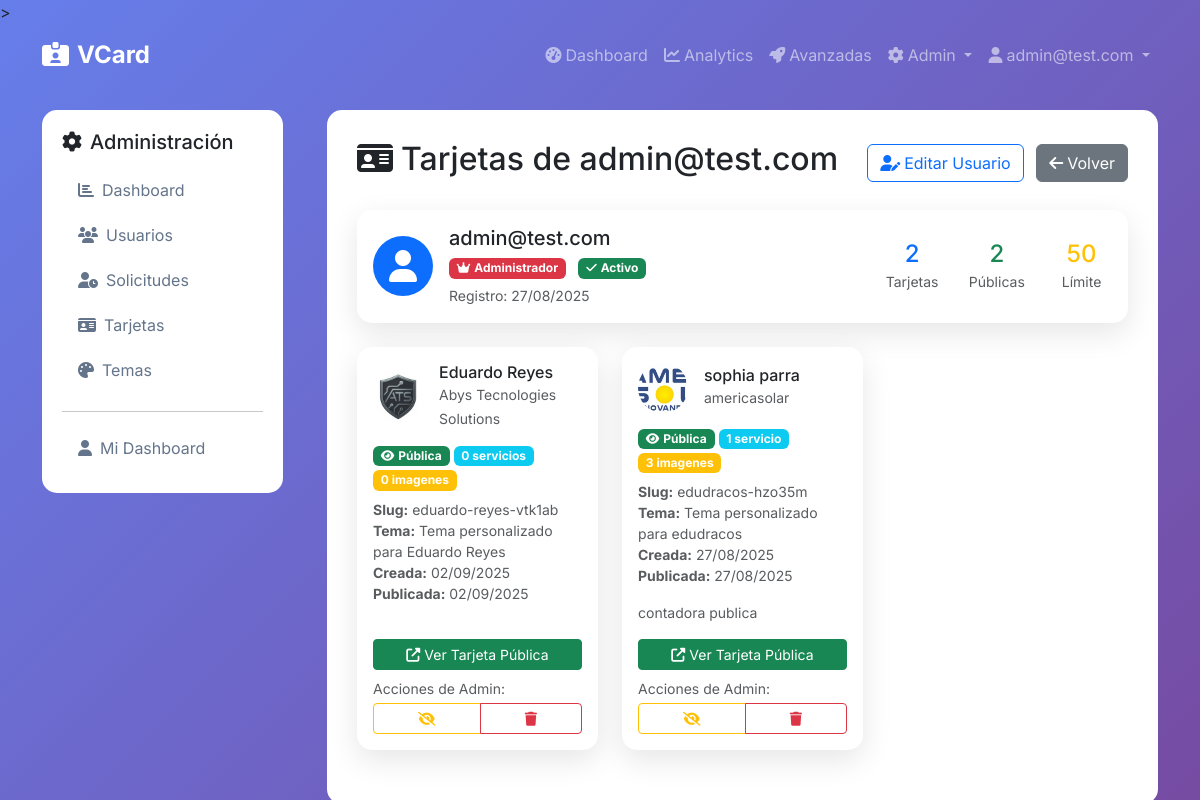
Before: /admin/users/1/cards (signed in) with the older database file.
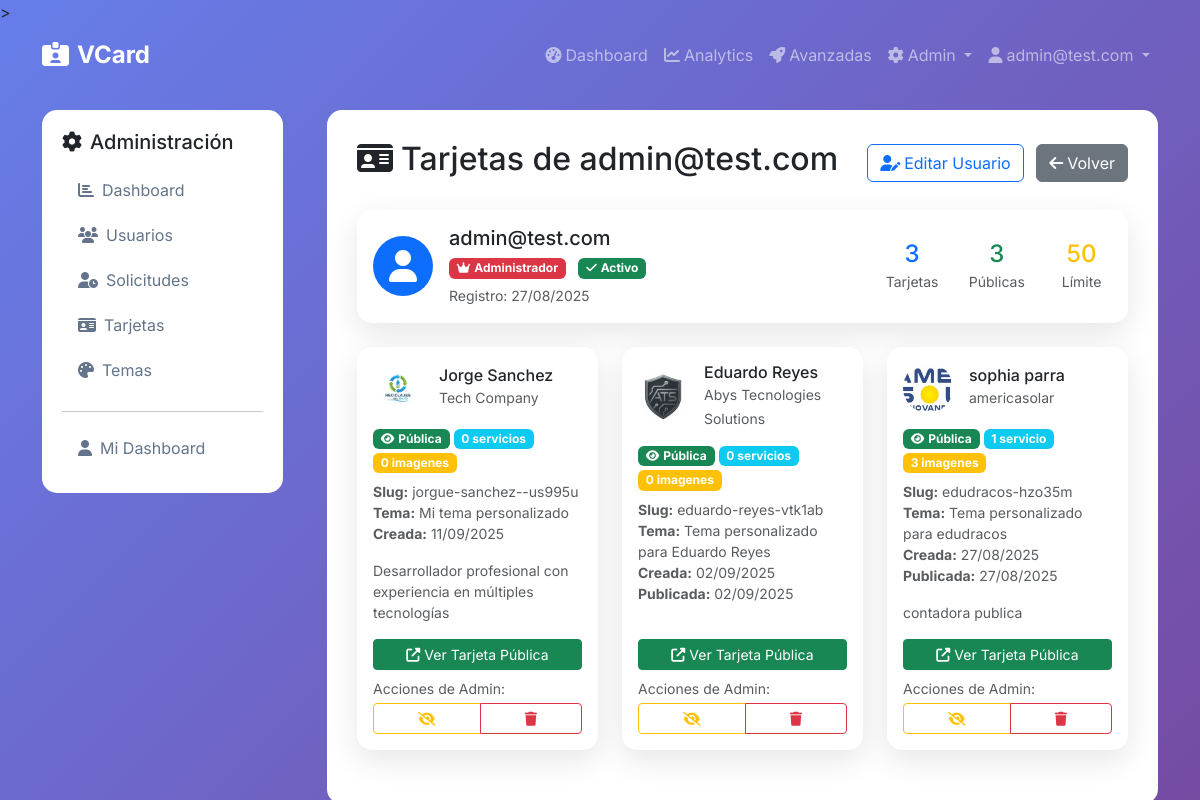
After: the same page with the newer database file.
### app/models.py (models this page shows, shortened)
class Card(db.Model):
    id = db.Column(db.Integer, primary_key=True)
    owner_id = db.Column(db.Integer, db.ForeignKey('user.id'), nullable=False)
    slug = db.Column(db.String(100), unique=True, nullable=False, index=True)
    title = db.Column(db.String(200))  # e.g., "Lourdes Arellano - Salón & Spa"
    name = db.Column(db.String(100), nullable=False)
    job_title = db.Column(db.String(200))
    company = db.Column(db.String(200))
    phone = db.Column(db.String(20))
    email_public = db.Column(db.String(120))
    website = db.Column(db.String(255))
    location = db.Column(db.String(255))
    bio = db.Column(db.Text)
    theme_id = db.Column(db.Integer, db.ForeignKey('theme.id'), nullable=False)
    is_public = db.Column(db.Boolean, default=True, nullable=False)
    published_at = db.Column(db.DateTime)
    avatar_path = db.Column(db.String(255))  # Legacy - kept for backward compatibility
    avatar_square_path = db.Column(db.String(255))  # Square version for circle/rounded/square
    avatar_rect_path = db.Column(db.String(255))   # Rectangular version for rectangle shape
    created_at = db.Column(db.DateTime, default=now_utc_for_db)
    updated_at = db.Column(db.DateTime, default=now_utc_for_db, onupdate=now_utc_for_db)
    instagram = db.Column(db.String(255))
    whatsapp_country = db.Column(db.String(10))  # Country code for WhatsApp (e.g., '+34')
    whatsapp = db.Column(db.String(20))  # Phone number without country code
    custom_layout = db.Column(db.Text)  # Store custom layout JSON from visual editor
    facebook = db.Column(db.String(255))
    linkedin = db.Column(db.String(255))
    twitter = db.Column(db.String(255))
    youtube = db.Column(db.String(255))
    tiktok = db.Column(db.String(255))
    telegram = db.Column(db.String(255))
    snapchat = db.Column(db.String(255))
    pinterest = db.Column(db.String(255))
    github = db.Column(db.String(255))
    behance = db.Column(db.String(255))
    dribbble = db.Column(db.String(255))
    primary_social_networks = db.Column(db.Text)
    services = db.relationship('Service', backref='card', lazy='dynamic', cascade='all, delete-orphan')
    products = db.relationship('Product', backref='card', lazy='dynamic', cascade='all, delete-orphan')
    gallery_items = db.relationship('GalleryItem', backref='card', lazy='dynamic', cascade='all, delete-orphan')
    def get_public_url(self):
        return f"/c/{self.slug}"

class Theme(db.Model):
    id = db.Column(db.Integer, primary_key=True)
    name = db.Column(db.String(100), nullable=False)
    template_name = db.Column(db.String(50), default='classic')  # template file name (classic, mobile, elegant, etc.)
    primary_color = db.Column(db.String(7), default='#6366f1')  # hex color
    secondary_color = db.Column(db.String(7), default='#8b5cf6')
    accent_color = db.Column(db.String(7), default='#ec4899')
    avatar_border_color = db.Column(db.String(7), default='#ffffff')  # avatar border color
    font_family = db.Column(db.String(100), default='Inter')
    layout = db.Column(Enum('classic', 'modern', 'minimal', name='theme_layouts'), default='modern')
    avatar_shape = db.Column(Enum('circle', 'rounded', 'square', 'rectangle', name='avatar_shapes'), default='circle')
    bg_image_path = db.Column(db.String(255))  # optional background image
    preview_image = db.Column(db.String(255))  # preview screenshot for theme selection
    is_active = db.Column(db.Boolean, default=True)  # admin can disable themes
    is_global = db.Column(db.Boolean, default=False)  # True for admin themes visible to all, False for personal themes
    created_by_id = db.Column(db.Integer, db.ForeignKey('user.id'), nullable=True)  # NULL for admin themes, user_id for personal themes
    created_at = db.Column(db.DateTime, default=now_utc_for_db)
    cards = db.relationship('Card', backref='theme', lazy='dynamic')

### app/admin/routes.py (the view)
@bp.route('/users/<int:id>/cards')
@login_required
@admin_required
def user_cards(id):
    user = User.query.get_or_404(id)
    cards = user.cards.order_by(Card.created_at.desc()).all()
    return render_template('admin/user_cards.html', user=user, cards=cards)

### app/models.py (called while the page is built)
    def is_admin(self):
        return self.role == 'admin'

### app/utils.py (called while the page is built)
def admin_required(f):
    from functools import wraps
    from flask import abort
    from flask_login import current_user
    @wraps(f)
    def decorated_function(*args, **kwargs):
        if not current_user.is_authenticated or not current_user.is_admin():
            abort(403)
        return f(*args, **kwargs)
    return decorated_function

### app/templates/admin/user_cards.html (shortened to what the changed rows need)
{% extends "base.html" %}
{% block content %}
<div class="row">
    <div class="col-md-9">
        <div class="main-content">
            <div class="d-flex justify-content-between align-items-center mb-4">
                <h2>
                    <i class="fas fa-id-card me-2"></i>Tarjetas de {{ user.email }}
                </h2>
            </div>
            <div class="card mb-4">
                <div class="card-body">
                    <div class="row align-items-center">
                        <div class="col-md-4 text-end">
                            <div class="row text-center">
                                <div class="col-4">
                                    <div class="h4 mb-0 text-primary">{{ cards|length }}</div>
                                    <small class="text-muted">Tarjetas</small>
                                </div>
                                <div class="col-4">
                                    <div class="h4 mb-0 text-success">{{ cards|selectattr('is_public')|list|length }}</div>
                                    <small class="text-muted">Públicas</small>
                                </div>
                            </div>
                        </div>
                    </div>
                </div>
            </div>
            {% if cards %}
                <div class="row">
                    {% for card in cards %}
                        <div class="col-lg-6 col-xl-4 mb-4">
                            <div class="card h-100">
                                <div class="card-body d-flex flex-column">
                                    <div class="d-flex align-items-center mb-3">
                                        <div class="avatar-sm me-3">
                                            {% if card.avatar_path %}
                                                <img src="{{ url_for('static', filename='uploads/' + card.avatar_path) }}"
                                                     class="rounded-circle" width="50" height="50" style="object-fit: cover;">
                                            {% else %}
                                                <div class="rounded-circle d-flex align-items-center justify-content-center"
                                                     style="width: 50px; height: 50px; background: linear-gradient(135deg, {{ card.theme.primary_color }}, {{ card.theme.secondary_color }}); color: white;">
                                                    <i class="fas fa-user"></i>
                                                </div>
                                            {% endif %}
                                        </div>
                                        <div class="flex-grow-1">
                                            <h6 class="card-title mb-0">{{ card.title or card.name }}</h6>
                                            {% if card.company %}
                                                <small class="text-muted">{{ card.company }}</small>
                                            {% endif %}
                                        </div>
                                    </div>
                                    <div class="mb-3">
                                        <div class="d-flex flex-wrap gap-1 mb-2">
                                            {% if card.is_public %}
                                                <span class="badge bg-success">
                                                    <i class="fas fa-eye me-1"></i>Pública
                                                </span>
                                            {% else %}
                                                <span class="badge bg-secondary">
                                                    <i class="fas fa-eye-slash me-1"></i>Privada
                                                </span>
                                            {% endif %}
                                            <span class="badge bg-info">
                                                {{ card.services.count() }} servicio{{ 's' if card.services.count() != 1 else '' }}
                                            </span>
                                            <span class="badge bg-warning">
                                                {{ card.gallery_items.count() }} imagen{{ 'es' if card.gallery_items.count() != 1 else '' }}
                                            </span>
                                        </div>
                                        <div class="small text-muted">
                                            <div><strong>Slug:</strong> {{ card.slug }}</div>
                                            <div><strong>Tema:</strong> {{ card.theme.name }}</div>
                                            <div><strong>Creada:</strong> {{ card.created_at.strftime('%d/%m/%Y') if card.created_at else '-' }}</div>
                                            {% if card.published_at %}
                                                <div><strong>Publicada:</strong> {{ card.published_at.strftime('%d/%m/%Y') }}</div>
                                            {% endif %}
                                        </div>
                                    </div>
                                    {% if card.bio %}
                                        <p class="card-text text-muted small flex-grow-1">
                                            {{ card.bio[:100] }}{% if card.bio|length > 100 %}...{% endif %}
                                        </p>
                                    {% endif %}
                                    <div class="mt-auto">
                                        <div class="d-grid gap-2">
                                            {% if card.is_public %}
                                                <a href="{{ card.get_public_url() }}" target="_blank" class="btn btn-success btn-sm">
                                                    <i class="fas fa-external-link-alt me-1"></i>Ver Tarjeta Pública
                                                </a>
                                            {% else %}
                                                <button class="btn btn-outline-secondary btn-sm" disabled>
                                                    <i class="fas fa-eye-slash me-1"></i>Tarjeta Privada
                                                </button>
                                            {% endif %}
                                        </div>
                                        <div class="mt-2">
                                            <small class="text-muted d-block mb-1">Acciones de Admin:</small>
                                            <div class="btn-group w-100" role="group">
                                                {% if card.is_public %}
                                                    <button type="button" class="btn btn-outline-warning btn-sm"
                                                            onclick="toggleCardVisibility({{ card.id }}, false)" title="Hacer privada">
                                                        <i class="fas fa-eye-slash"></i>
                                                    </button>
                                                {% else %}
                                                    <button type="button" class="btn btn-outline-success btn-sm"
                                                            onclick="toggleCardVisibility({{ card.id }}, true)" title="Hacer pública">
                                                        <i class="fas fa-eye"></i>
                                                    </button>
                                                {% endif %}
                                                <button type="button" class="btn btn-outline-danger btn-sm"
                                                        onclick="deleteCard({{ card.id }}, '{{ card.name }}')" title="Eliminar">
                                                    <i class="fas fa-trash"></i>
                                                </button>
                                            </div>
                                        </div>
                                    </div>
                                </div>
                            </div>
                        </div>
                    {% endfor %}
                </div>
            {% endif %}
        </div>
    </div>
</div>
{% endblock %}

Changed rows visible on the page:
added Card: avatar_path (picture), title+name "Jorge Sanchez", company "Tech Company", is_public True (drawn), services.count "0", services "s", gallery_items.count "0", gallery_items "es", slug "jorgue-sanchez--us995u", theme.name "Mi tema personalizado", created_at "11/09/2025", bio "Desarrollador profesional con experiencia en múltiples tecnologías"
Other visible differences:
{{ cards|length }}: "2" → "3"
{{ cards|selectattr('is_public')|list|length }}: "2" → "3"
